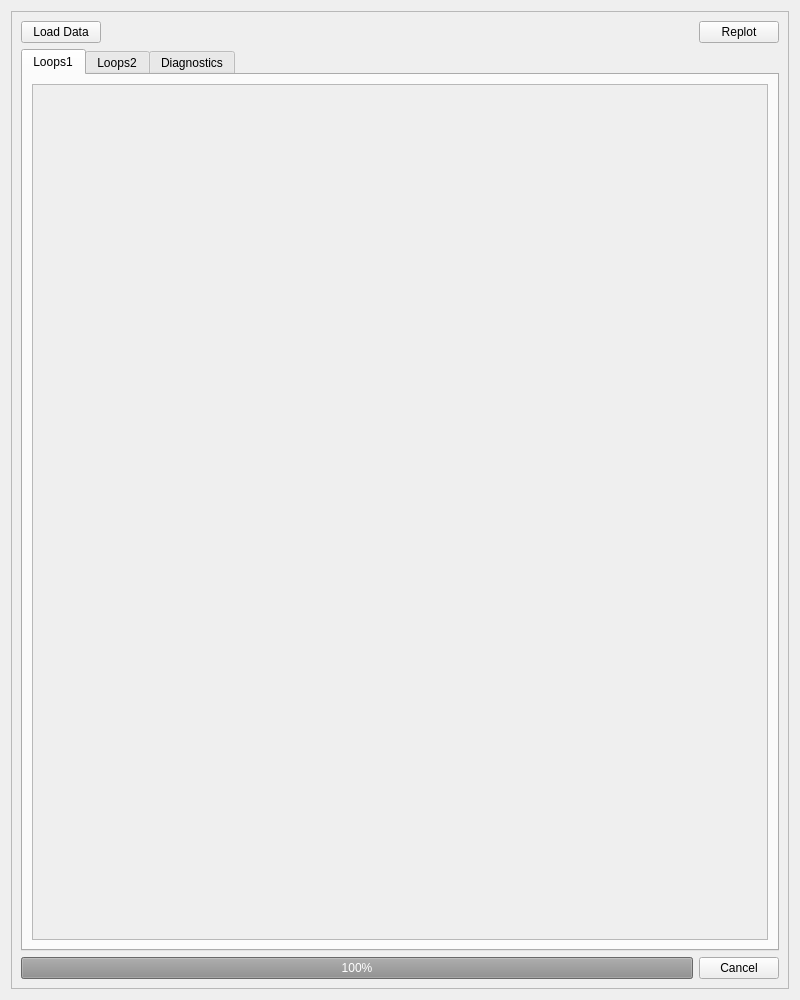
<?xml version="1.0" encoding="UTF-8"?>
<ui version="4.0">
 <class>FastDataLoggerDLLRF</class>
 <widget class="TaurusWidget" name="FastDataLoggerDLLRF">
  <property name="geometry">
   <rect>
    <x>0</x>
    <y>0</y>
    <width>800</width>
    <height>1000</height>
   </rect>
  </property>
  <property name="windowTitle">
   <string>ctrffdl</string>
  </property>
  <layout class="QGridLayout" name="gridLayout_5">
   <item row="0" column="0">
    <widget class="QScrollArea" name="generalScrollArea">
     <property name="widgetResizable">
      <bool>true</bool>
     </property>
     <widget class="QWidget" name="scrollAreaWidgetContents">
      <property name="geometry">
       <rect>
        <x>0</x>
        <y>0</y>
        <width>786</width>
        <height>986</height>
       </rect>
      </property>
      <layout class="QGridLayout" name="gridLayout">
       <item row="0" column="0">
        <layout class="QHBoxLayout" name="horizontalLayout_2">
         <item>
          <widget class="QPushButton" name="loadButton">
           <property name="text">
            <string>Load Data</string>
           </property>
          </widget>
         </item>
         <item>
          <spacer name="horizontalSpacer">
           <property name="orientation">
            <enum>Qt::Horizontal</enum>
           </property>
           <property name="sizeHint" stdset="0">
            <size>
             <width>356</width>
             <height>20</height>
            </size>
           </property>
          </spacer>
         </item>
         <item>
          <widget class="timeAndDecimation" name="timeAndDecimation"/>
         </item>
         <item>
          <widget class="QPushButton" name="replotButton">
           <property name="text">
            <string>Replot</string>
           </property>
          </widget>
         </item>
        </layout>
       </item>
       <item row="1" column="0">
        <widget class="QTabWidget" name="plotsTab">
         <property name="currentIndex">
          <number>0</number>
         </property>
         <widget class="QWidget" name="loops1Tab">
          <attribute name="title">
           <string>Loops1</string>
          </attribute>
          <layout class="QGridLayout" name="gridLayout_2">
           <item row="0" column="0">
            <widget class="QScrollArea" name="loops1ScrollArea">
             <property name="widgetResizable">
              <bool>true</bool>
             </property>
             <widget class="QWidget" name="loops1ScrollAreaWidgetContents">
              <property name="geometry">
               <rect>
                <x>0</x>
                <y>0</y>
                <width>756</width>
                <height>818</height>
               </rect>
              </property>
              <layout class="QGridLayout" name="gridLayout_6">
               <item row="0" column="0">
                <widget class="Loops" name="loops1Plots"/>
               </item>
              </layout>
             </widget>
            </widget>
           </item>
          </layout>
         </widget>
         <widget class="QWidget" name="loops2Tab">
          <attribute name="title">
           <string>Loops2</string>
          </attribute>
          <layout class="QGridLayout" name="gridLayout_3">
           <item row="0" column="0">
            <widget class="QScrollArea" name="loops2ScrollArea">
             <property name="widgetResizable">
              <bool>true</bool>
             </property>
             <widget class="QWidget" name="loops2ScrollAreaWidgetContents">
              <property name="geometry">
               <rect>
                <x>0</x>
                <y>0</y>
                <width>620</width>
                <height>624</height>
               </rect>
              </property>
              <layout class="QGridLayout" name="gridLayout_7">
               <item row="0" column="0">
                <widget class="Loops" name="loops2Plots"/>
               </item>
              </layout>
             </widget>
            </widget>
           </item>
          </layout>
         </widget>
         <widget class="QWidget" name="diagTab">
          <attribute name="title">
           <string>Diagnostics</string>
          </attribute>
          <layout class="QGridLayout" name="gridLayout_4">
           <item row="0" column="0">
            <widget class="QScrollArea" name="diagScrollArea">
             <property name="widgetResizable">
              <bool>true</bool>
             </property>
             <widget class="QWidget" name="diagScrollAreaWidgetContents">
              <property name="geometry">
               <rect>
                <x>0</x>
                <y>0</y>
                <width>620</width>
                <height>828</height>
               </rect>
              </property>
              <layout class="QGridLayout" name="gridLayout_8">
               <item row="0" column="0">
                <widget class="Diagnostics" name="diagnosticsPlots"/>
               </item>
              </layout>
             </widget>
            </widget>
           </item>
          </layout>
         </widget>
        </widget>
       </item>
       <item row="2" column="0">
        <layout class="QHBoxLayout" name="horizontalLayout">
         <item>
          <widget class="QProgressBar" name="progressBar">
           <property name="enabled">
            <bool>false</bool>
           </property>
           <property name="value">
            <number>100</number>
           </property>
          </widget>
         </item>
         <item>
          <widget class="QPushButton" name="cancelButton">
           <property name="text">
            <string>Cancel</string>
           </property>
          </widget>
         </item>
        </layout>
       </item>
      </layout>
     </widget>
    </widget>
   </item>
  </layout>
 </widget>
 <customwidgets>
  <customwidget>
   <class>TaurusWidget</class>
   <extends>QWidget</extends>
   <header>taurus.qt.qtgui.container</header>
   <container>1</container>
  </customwidget>
  <customwidget>
   <class>Diagnostics</class>
   <extends>TaurusWidget</extends>
   <header>diagnostics</header>
  </customwidget>
  <customwidget>
   <class>Loops</class>
   <extends>TaurusWidget</extends>
   <header>loops</header>
  </customwidget>
  <customwidget>
   <class>timeAndDecimation</class>
   <extends>TaurusWidget</extends>
   <header>timeanddecimation</header>
  </customwidget>
 </customwidgets>
 <tabstops>
  <tabstop>loadButton</tabstop>
  <tabstop>replotButton</tabstop>
  <tabstop>cancelButton</tabstop>
  <tabstop>plotsTab</tabstop>
  <tabstop>loops1ScrollArea</tabstop>
  <tabstop>loops2ScrollArea</tabstop>
  <tabstop>diagScrollArea</tabstop>
  <tabstop>generalScrollArea</tabstop>
 </tabstops>
 <resources/>
 <connections/>
</ui>
